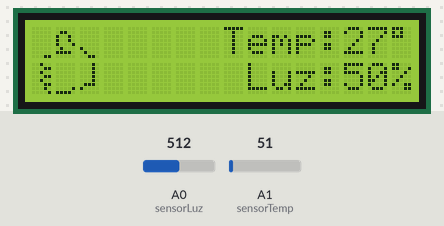
Bench run of a sketch on a simulated Arduino Uno, built with avr-gcc and run on an emulated ATmega328P. Shown: 16×2 character LCD. The inputs (shaded band) are chosen by the test bench; at power-on: A1 (sensorTemp) = 51, A0 (sensorLuz) = 512.

Above: at 1.2 s.
1.3 s: A1 (sensorTemp) set to 62
At 2.7 s:
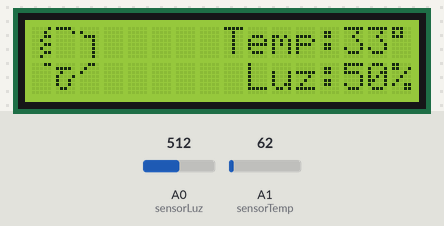
3.8 s: A0 (sensorLuz) set to 716
At 5.5 s:
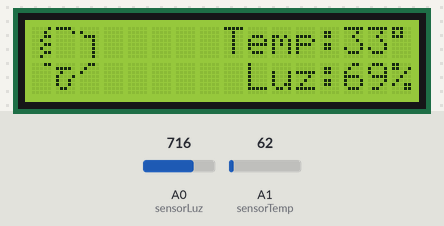
6.0 s: A1 (sensorTemp) set to 71
At 7.0 s:
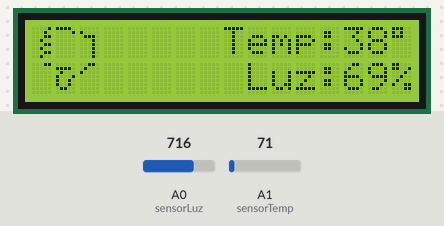
8.2 s: A0 (sensorLuz) set to 900
At 9.8 s:
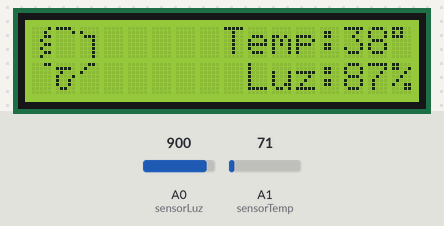
10.3 s: A1 (sensorTemp) set to 61
At 12.2 s:
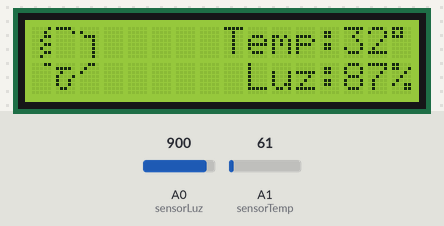
12.5 s: A0 (sensorLuz) set to 1023
At 14.0 s:
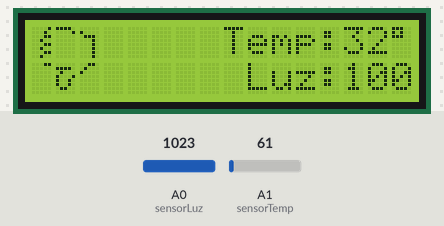
Timing chart, 0 to 15.5 s (numbered marks = the images above; inputs shaded):
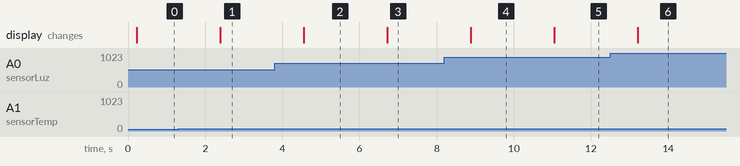

Measured:
- the behaviour switches between 57 and 58 on A1 (sensorTemp) (found by bisection; images 0 and 1)
- after the input at 1.3 s, the display: changes after 1.1 s (image 1)
- after the input at 3.8 s, the display: changes after 0.75 s (image 2)
- after the input at 6.0 s, the display: changes after 0.72 s (image 3)
- after the input at 8.2 s, the display: changes after 0.68 s (image 4)
- after the input at 10.3 s, the display: changes after 0.74 s (image 5)
- after the input at 12.5 s, the display: changes after 0.71 s (image 6)

The sketch:

LCD_Temperatura.ino
```cpp
/*
    / )|                                   |( \
   / / |            Charles Silva          | \ \
 _( (_ |  _  [www.charlessilva.com.br]  _  | _) )_
(((\ \)|_/ )___________________________( \_|(/ /)))
(\\\\ \_/ /                             \ \_/ ////)
 \       /                               \       /
  \    _/                                 \_    /
  /   /                                     \   \
Autor   : Charles Silva (suporte@charlessilva.com.br)
Linguagen : Arduino (C)
twitter: http://twitter.com/charlessilva_
GitHub: https://github.com/silvacharles
*/

#include <LiquidCrystal.h>

const int sensorLuz = A0;
const int sensorTemp = A1;

int valorSensorLuz = 0;
int valorSensorTemp = 0;

// declara os pinos do LCD
LiquidCrystal lcd(12, 11, 5, 4, 3, 2);

void setup() {
  // seta linhas e colunas do display
  lcd.begin(16, 2);

}

void loop() {
  valorSensorLuz = analogRead(sensorLuz);
  valorSensorLuz = map(valorSensorLuz, 0, 1023, 0, 100);
  for ( int i = 1; i <= 8; i++){
    valorSensorTemp = analogRead(sensorTemp);
    valorSensorTemp *= 0.54;
  }

   delay(150);

   lcd.clear();
   lcd.setCursor(8,0);
   lcd.print("Temp:");
   lcd.print(valorSensorTemp);
   // escreve o simbolo grau
   lcd.write(B11011111);
   lcd.print("C");

   lcd.setCursor(9 ,1);
   lcd.print("Luz:");
   lcd.print(valorSensorLuz);
   lcd.print("%");

    if (valorSensorTemp > 30 ){
    Bad();

    } else{
       Happy();
   }
   delay(2000);

}
// smile Feliz
void Happy() {
 byte thumb1[8] = {B00100,B00011,B00100,B00011,B00100,B00011,B00010,B00001};
 byte thumb2[8] = {B00000,B00000,B00000,B00000,B00000,B00000,B00000,B00011};
 byte thumb3[8] = {B00000,B00000,B00000,B00000,B00000,B00000,B00001,B11110};
 byte thumb4[8] = {B00000,B01100,B10010,B10010,B10001,B01000,B11110,B00000};
 byte thumb5[8] = {B00010,B00010,B00010,B00010,B00010,B01110,B10000,B00000};
 byte thumb6[8] = {B00000,B00000,B00000,B00000,B00000,B10000,B01000,B00110};
 lcd.createChar(0, thumb1);
 lcd.createChar(1, thumb2);
 lcd.createChar(2, thumb3);
 lcd.createChar(3, thumb4);
 lcd.createChar(4, thumb5);
 lcd.createChar(5, thumb6);
 lcd.setCursor(0,1);
 lcd.write(byte(0));
 lcd.setCursor(0,0);
 lcd.write(1);
 lcd.setCursor(1,1);
 lcd.write(2);
 lcd.setCursor(1,0);
 lcd.write(3);
 lcd.setCursor(2,1);
 lcd.write(4);
 lcd.setCursor(2,0);
 lcd.write(5);
}
// smile triste
void Bad() {
 byte thumb1[8] = {B00001,B00010,B00011,B00100,B00011,B00100,B00011,B00100};
 byte thumb2[8] = {B00011,B00000,B00000,B00000,B00000,B00000,B00000,B00000};
 byte thumb3[8] = {B11110,B00001,B00000,B00000,B00000,B00000,B00000,B00000};
 byte thumb4[8] = {B00000,B11110,B01000,B10001,B10010,B10010,B01100,B00000};
 byte thumb5[8] = {B00000,B10000,B01110,B00010,B00010,B00010,B00010,B00010};
 byte thumb6[8] = {B00110,B01000,B10000,B00000,B00000,B00000,B00000,B00000};
 lcd.createChar(0, thumb1);
 lcd.createChar(1, thumb2);
 lcd.createChar(2, thumb3);
 lcd.createChar(3, thumb4);
 lcd.createChar(4, thumb5);
 lcd.createChar(5, thumb6);
 lcd.setCursor(0,0);
 lcd.write(byte(0));
 lcd.setCursor(0,1);
 lcd.write(1);
 lcd.setCursor(1,0);
 lcd.write(2);
 lcd.setCursor(1,1);
 lcd.write(3);
 lcd.setCursor(2,0);
 lcd.write(4);
 lcd.setCursor(2,1);
 lcd.write(5);
}
```
